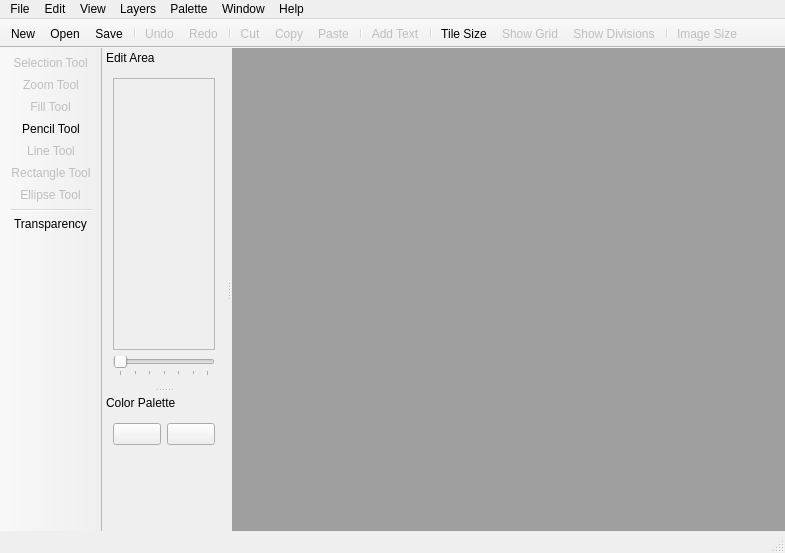
<?xml version="1.0" encoding="UTF-8"?>
<ui version="4.0">
 <class>MainWindow</class>
 <widget class="QMainWindow" name="MainWindow">
  <property name="geometry">
   <rect>
    <x>0</x>
    <y>0</y>
    <width>785</width>
    <height>553</height>
   </rect>
  </property>
  <property name="windowTitle">
   <string>Pixel::Booster</string>
  </property>
  <property name="windowIcon">
   <iconset resource="../resources/icons/icons.qrc">
    <normaloff>:/app_icon/app_icon.svg</normaloff>:/app_icon/app_icon.svg</iconset>
  </property>
  <widget class="QWidget" name="centralWidget">
   <layout class="QVBoxLayout" name="verticalLayout">
    <property name="spacing">
     <number>0</number>
    </property>
    <property name="leftMargin">
     <number>0</number>
    </property>
    <property name="topMargin">
     <number>0</number>
    </property>
    <property name="rightMargin">
     <number>0</number>
    </property>
    <property name="bottomMargin">
     <number>0</number>
    </property>
    <item>
     <widget class="QMdiArea" name="image_mdi_area_"/>
    </item>
   </layout>
  </widget>
  <widget class="QMenuBar" name="menuBar">
   <property name="geometry">
    <rect>
     <x>0</x>
     <y>0</y>
     <width>785</width>
     <height>21</height>
    </rect>
   </property>
   <widget class="QMenu" name="menuFile">
    <property name="title">
     <string>File</string>
    </property>
    <addaction name="actionNew"/>
    <addaction name="actionOpen"/>
    <addaction name="actionOpen_Recent"/>
    <addaction name="actionSave"/>
    <addaction name="actionSave_As"/>
    <addaction name="actionSave_All"/>
    <addaction name="actionClose"/>
    <addaction name="separator"/>
    <addaction name="actionExit"/>
   </widget>
   <widget class="QMenu" name="menuEdit">
    <property name="title">
     <string>Edit</string>
    </property>
    <addaction name="actionUndo"/>
    <addaction name="actionRedo"/>
    <addaction name="separator"/>
    <addaction name="actionCut"/>
    <addaction name="actionCopy"/>
    <addaction name="actionPaste"/>
    <addaction name="actionDelete"/>
    <addaction name="actionSelect_All"/>
    <addaction name="separator"/>
    <addaction name="actionAdd_Text"/>
    <addaction name="actionCreate_Shadow"/>
   </widget>
   <widget class="QMenu" name="menuView">
    <property name="title">
     <string>View</string>
    </property>
    <addaction name="actionTile_Size"/>
    <addaction name="actionShow_Grid"/>
    <addaction name="actionShow_Divisions"/>
   </widget>
   <widget class="QMenu" name="menuLayers">
    <property name="title">
     <string>Layers</string>
    </property>
    <addaction name="actionImage_Size"/>
    <addaction name="actionClear"/>
    <addaction name="actionClear_All"/>
   </widget>
   <widget class="QMenu" name="menuPalette">
    <property name="title">
     <string>Palette</string>
    </property>
    <addaction name="actionTransparency"/>
    <addaction name="separator"/>
    <addaction name="actionLoad_Palette"/>
    <addaction name="actionSave_Palette"/>
    <addaction name="actionEdit_Palette"/>
    <addaction name="separator"/>
    <addaction name="actionClear_Mask"/>
    <addaction name="actionInvert_Mask"/>
    <addaction name="actionAuto_Mask"/>
   </widget>
   <widget class="QMenu" name="menuWindow">
    <property name="title">
     <string>Window</string>
    </property>
    <widget class="QMenu" name="menuSet_Language">
     <property name="title">
      <string>Set Language</string>
     </property>
     <addaction name="actionEN_US"/>
     <addaction name="actionPT_BR"/>
    </widget>
    <addaction name="menuSet_Language"/>
    <addaction name="separator"/>
    <addaction name="actionCascade"/>
    <addaction name="actionTile_Subwindows"/>
    <addaction name="separator"/>
    <addaction name="actionNormal_Size"/>
   </widget>
   <widget class="QMenu" name="menuHelp">
    <property name="title">
     <string>Help</string>
    </property>
    <addaction name="actionManual"/>
    <addaction name="separator"/>
    <addaction name="actionAbout"/>
   </widget>
   <addaction name="menuFile"/>
   <addaction name="menuEdit"/>
   <addaction name="menuView"/>
   <addaction name="menuLayers"/>
   <addaction name="menuPalette"/>
   <addaction name="menuWindow"/>
   <addaction name="menuHelp"/>
  </widget>
  <widget class="QToolBar" name="action_toolBar">
   <property name="windowTitle">
    <string>Action Bar</string>
   </property>
   <property name="movable">
    <bool>false</bool>
   </property>
   <attribute name="toolBarArea">
    <enum>TopToolBarArea</enum>
   </attribute>
   <attribute name="toolBarBreak">
    <bool>false</bool>
   </attribute>
   <addaction name="actionNew"/>
   <addaction name="actionOpen"/>
   <addaction name="actionSave"/>
   <addaction name="separator"/>
   <addaction name="actionUndo"/>
   <addaction name="actionRedo"/>
   <addaction name="separator"/>
   <addaction name="actionCut"/>
   <addaction name="actionCopy"/>
   <addaction name="actionPaste"/>
   <addaction name="separator"/>
   <addaction name="actionAdd_Text"/>
   <addaction name="separator"/>
   <addaction name="actionTile_Size"/>
   <addaction name="actionShow_Grid"/>
   <addaction name="actionShow_Divisions"/>
   <addaction name="separator"/>
   <addaction name="actionImage_Size"/>
  </widget>
  <widget class="QStatusBar" name="statusBar"/>
  <widget class="QToolBar" name="drawing_toolBar">
   <property name="windowTitle">
    <string>Tool Bar</string>
   </property>
   <property name="movable">
    <bool>false</bool>
   </property>
   <attribute name="toolBarArea">
    <enum>LeftToolBarArea</enum>
   </attribute>
   <attribute name="toolBarBreak">
    <bool>false</bool>
   </attribute>
   <addaction name="actionSelection_Tool"/>
   <addaction name="actionZoom_Tool"/>
   <addaction name="actionFill_Tool"/>
   <addaction name="actionPencil_Tool"/>
   <addaction name="actionLine_Tool"/>
   <addaction name="actionRectangle_Tool"/>
   <addaction name="actionEllipse_Tool"/>
   <addaction name="separator"/>
   <addaction name="actionTransparency"/>
  </widget>
  <widget class="QDockWidget" name="dockWidget">
   <property name="features">
    <set>QDockWidget::NoDockWidgetFeatures</set>
   </property>
   <property name="windowTitle">
    <string>Edit Area</string>
   </property>
   <attribute name="dockWidgetArea">
    <number>1</number>
   </attribute>
   <widget class="QWidget" name="dockWidgetContents">
    <layout class="QVBoxLayout" name="verticalLayout_2">
     <item>
      <widget class="QScrollArea" name="scrollArea">
       <property name="styleSheet">
        <string notr="true">background-image: url(:/images/lines_background_color.png);</string>
       </property>
       <property name="widgetResizable">
        <bool>true</bool>
       </property>
       <property name="alignment">
        <set>Qt::AlignCenter</set>
       </property>
       <widget class="QWidget" name="scrollAreaWidgetContents">
        <property name="geometry">
         <rect>
          <x>0</x>
          <y>0</y>
          <width>126</width>
          <height>321</height>
         </rect>
        </property>
        <layout class="QGridLayout" name="gridLayout">
         <property name="leftMargin">
          <number>0</number>
         </property>
         <property name="topMargin">
          <number>0</number>
         </property>
         <property name="rightMargin">
          <number>0</number>
         </property>
         <property name="bottomMargin">
          <number>0</number>
         </property>
         <property name="spacing">
          <number>0</number>
         </property>
         <item row="1" column="0">
          <spacer name="horizontalSpacer">
           <property name="orientation">
            <enum>Qt::Horizontal</enum>
           </property>
           <property name="sizeHint" stdset="0">
            <size>
             <width>40</width>
             <height>20</height>
            </size>
           </property>
          </spacer>
         </item>
         <item row="1" column="2">
          <spacer name="horizontalSpacer_2">
           <property name="orientation">
            <enum>Qt::Horizontal</enum>
           </property>
           <property name="sizeHint" stdset="0">
            <size>
             <width>40</width>
             <height>20</height>
            </size>
           </property>
          </spacer>
         </item>
         <item row="0" column="1">
          <spacer name="verticalSpacer">
           <property name="orientation">
            <enum>Qt::Vertical</enum>
           </property>
           <property name="sizeHint" stdset="0">
            <size>
             <width>20</width>
             <height>40</height>
            </size>
           </property>
          </spacer>
         </item>
         <item row="1" column="1">
          <widget class="QFrame" name="frame">
           <property name="sizePolicy">
            <sizepolicy hsizetype="Maximum" vsizetype="Maximum">
             <horstretch>0</horstretch>
             <verstretch>0</verstretch>
            </sizepolicy>
           </property>
           <property name="styleSheet">
            <string notr="true">background-image: url(:/images/transparent_background.png);</string>
           </property>
           <property name="frameShape">
            <enum>QFrame::NoFrame</enum>
           </property>
           <property name="frameShadow">
            <enum>QFrame::Raised</enum>
           </property>
           <layout class="QVBoxLayout" name="verticalLayout_5">
            <property name="spacing">
             <number>0</number>
            </property>
            <property name="leftMargin">
             <number>0</number>
            </property>
            <property name="topMargin">
             <number>0</number>
            </property>
            <property name="rightMargin">
             <number>0</number>
            </property>
            <property name="bottomMargin">
             <number>0</number>
            </property>
            <item>
             <widget class="ImageEditWidget" name="edit_widget" native="true">
              <property name="maximumSize">
               <size>
                <width>1</width>
                <height>1</height>
               </size>
              </property>
             </widget>
            </item>
           </layout>
          </widget>
         </item>
         <item row="2" column="1">
          <spacer name="verticalSpacer_2">
           <property name="orientation">
            <enum>Qt::Vertical</enum>
           </property>
           <property name="sizeHint" stdset="0">
            <size>
             <width>20</width>
             <height>40</height>
            </size>
           </property>
          </spacer>
         </item>
        </layout>
       </widget>
      </widget>
     </item>
     <item>
      <widget class="QSlider" name="zoom_horizontalSlider">
       <property name="statusTip">
        <string>Zoom: Move the slider to select the level of zoom on the edit area.</string>
       </property>
       <property name="maximum">
        <number>6</number>
       </property>
       <property name="orientation">
        <enum>Qt::Horizontal</enum>
       </property>
       <property name="tickPosition">
        <enum>QSlider::TicksBelow</enum>
       </property>
       <property name="tickInterval">
        <number>1</number>
       </property>
      </widget>
     </item>
    </layout>
   </widget>
  </widget>
  <widget class="QDockWidget" name="dockWidget_2">
   <property name="features">
    <set>QDockWidget::NoDockWidgetFeatures</set>
   </property>
   <property name="windowTitle">
    <string>Color Palette</string>
   </property>
   <attribute name="dockWidgetArea">
    <number>1</number>
   </attribute>
   <widget class="QWidget" name="dockWidgetContents_2">
    <layout class="QVBoxLayout" name="verticalLayout_3">
     <item>
      <layout class="QHBoxLayout" name="horizontalLayout">
       <item>
        <widget class="QPushButton" name="color_main_pushButton">
         <property name="statusTip">
          <string>Click to select the main color.</string>
         </property>
         <property name="text">
          <string/>
         </property>
        </widget>
       </item>
       <item>
        <widget class="QPushButton" name="color_alt_pushButton">
         <property name="statusTip">
          <string>Click to select the alternative color.</string>
         </property>
         <property name="text">
          <string/>
         </property>
        </widget>
       </item>
      </layout>
     </item>
     <item>
      <widget class="QWidget" name="widget" native="true">
       <property name="sizePolicy">
        <sizepolicy hsizetype="Expanding" vsizetype="Expanding">
         <horstretch>0</horstretch>
         <verstretch>0</verstretch>
        </sizepolicy>
       </property>
      </widget>
     </item>
    </layout>
   </widget>
  </widget>
  <action name="actionNew">
   <property name="enabled">
    <bool>true</bool>
   </property>
   <property name="icon">
    <iconset resource="../resources/icons/icons.qrc">
     <normaloff>:/icons/new_file.png</normaloff>:/icons/new_file.png</iconset>
   </property>
   <property name="text">
    <string>New</string>
   </property>
   <property name="statusTip">
    <string>New: Creates a new image file from scratch.</string>
   </property>
   <property name="shortcut">
    <string>Ctrl+N</string>
   </property>
  </action>
  <action name="actionOpen">
   <property name="enabled">
    <bool>true</bool>
   </property>
   <property name="icon">
    <iconset resource="../resources/icons/icons.qrc">
     <normaloff>:/icons/open_file.png</normaloff>:/icons/open_file.png</iconset>
   </property>
   <property name="text">
    <string>Open</string>
   </property>
   <property name="statusTip">
    <string>Open: Opens an existing image file.</string>
   </property>
   <property name="shortcut">
    <string>Ctrl+O</string>
   </property>
  </action>
  <action name="actionOpen_Recent">
   <property name="enabled">
    <bool>false</bool>
   </property>
   <property name="text">
    <string>Open Recent</string>
   </property>
  </action>
  <action name="actionSave">
   <property name="enabled">
    <bool>true</bool>
   </property>
   <property name="icon">
    <iconset resource="../resources/icons/icons.qrc">
     <normaloff>:/icons/save_file.png</normaloff>:/icons/save_file.png</iconset>
   </property>
   <property name="text">
    <string>Save</string>
   </property>
   <property name="statusTip">
    <string>Save: Saves the focused image file.</string>
   </property>
   <property name="shortcut">
    <string>Ctrl+S</string>
   </property>
  </action>
  <action name="actionSave_As">
   <property name="enabled">
    <bool>true</bool>
   </property>
   <property name="icon">
    <iconset resource="../resources/icons/icons.qrc">
     <normaloff>:/icons/save_file_as.png</normaloff>:/icons/save_file_as.png</iconset>
   </property>
   <property name="text">
    <string>Save As</string>
   </property>
   <property name="statusTip">
    <string>Save As: Saves the focused image file with another name.</string>
   </property>
  </action>
  <action name="actionSave_All">
   <property name="enabled">
    <bool>true</bool>
   </property>
   <property name="icon">
    <iconset resource="../resources/icons/icons.qrc">
     <normaloff>:/icons/save_all_file.png</normaloff>:/icons/save_all_file.png</iconset>
   </property>
   <property name="text">
    <string>Save All</string>
   </property>
   <property name="statusTip">
    <string>Save All: Saves all the open image files.</string>
   </property>
   <property name="shortcut">
    <string>Ctrl+Shift+S</string>
   </property>
  </action>
  <action name="actionClose">
   <property name="enabled">
    <bool>false</bool>
   </property>
   <property name="text">
    <string>Close</string>
   </property>
  </action>
  <action name="actionExit">
   <property name="enabled">
    <bool>true</bool>
   </property>
   <property name="text">
    <string>Exit</string>
   </property>
   <property name="shortcut">
    <string>Ctrl+Q</string>
   </property>
  </action>
  <action name="actionUndo">
   <property name="enabled">
    <bool>false</bool>
   </property>
   <property name="icon">
    <iconset resource="../resources/icons/icons.qrc">
     <normaloff>:/icons/undo.png</normaloff>:/icons/undo.png</iconset>
   </property>
   <property name="text">
    <string>Undo</string>
   </property>
   <property name="shortcut">
    <string>Ctrl+Z</string>
   </property>
  </action>
  <action name="actionRedo">
   <property name="enabled">
    <bool>false</bool>
   </property>
   <property name="icon">
    <iconset resource="../resources/icons/icons.qrc">
     <normaloff>:/icons/redo.png</normaloff>:/icons/redo.png</iconset>
   </property>
   <property name="text">
    <string>Redo</string>
   </property>
   <property name="shortcut">
    <string>Ctrl+Y</string>
   </property>
  </action>
  <action name="actionCut">
   <property name="enabled">
    <bool>false</bool>
   </property>
   <property name="icon">
    <iconset resource="../resources/icons/icons.qrc">
     <normaloff>:/icons/cut.png</normaloff>:/icons/cut.png</iconset>
   </property>
   <property name="text">
    <string>Cut</string>
   </property>
   <property name="shortcut">
    <string>Ctrl+X</string>
   </property>
  </action>
  <action name="actionCopy">
   <property name="enabled">
    <bool>false</bool>
   </property>
   <property name="icon">
    <iconset resource="../resources/icons/icons.qrc">
     <normaloff>:/icons/copy.png</normaloff>:/icons/copy.png</iconset>
   </property>
   <property name="text">
    <string>Copy</string>
   </property>
   <property name="shortcut">
    <string>Ctrl+C</string>
   </property>
  </action>
  <action name="actionPaste">
   <property name="enabled">
    <bool>false</bool>
   </property>
   <property name="icon">
    <iconset resource="../resources/icons/icons.qrc">
     <normaloff>:/icons/paste.png</normaloff>:/icons/paste.png</iconset>
   </property>
   <property name="text">
    <string>Paste</string>
   </property>
   <property name="shortcut">
    <string>Ctrl+V</string>
   </property>
  </action>
  <action name="actionDelete">
   <property name="enabled">
    <bool>false</bool>
   </property>
   <property name="icon">
    <iconset resource="../resources/icons/icons.qrc">
     <normaloff>:/icons/delete.png</normaloff>:/icons/delete.png</iconset>
   </property>
   <property name="text">
    <string>Delete</string>
   </property>
  </action>
  <action name="actionSelect_All">
   <property name="enabled">
    <bool>false</bool>
   </property>
   <property name="text">
    <string>Select All</string>
   </property>
  </action>
  <action name="actionAdd_Text">
   <property name="enabled">
    <bool>false</bool>
   </property>
   <property name="icon">
    <iconset resource="../resources/icons/icons.qrc">
     <normaloff>:/icons/text_edit.png</normaloff>:/icons/text_edit.png</iconset>
   </property>
   <property name="text">
    <string>Add Text</string>
   </property>
  </action>
  <action name="actionCreate_Shadow">
   <property name="enabled">
    <bool>false</bool>
   </property>
   <property name="text">
    <string>Create Shadow</string>
   </property>
  </action>
  <action name="actionTile_Size">
   <property name="enabled">
    <bool>true</bool>
   </property>
   <property name="icon">
    <iconset resource="../resources/icons/icons.qrc">
     <normaloff>:/icons/tile_size.png</normaloff>:/icons/tile_size.png</iconset>
   </property>
   <property name="text">
    <string>Tile Size</string>
   </property>
  </action>
  <action name="actionShow_Grid">
   <property name="enabled">
    <bool>false</bool>
   </property>
   <property name="icon">
    <iconset resource="../resources/icons/icons.qrc">
     <normaloff>:/icons/show_grid.png</normaloff>:/icons/show_grid.png</iconset>
   </property>
   <property name="text">
    <string>Show Grid</string>
   </property>
  </action>
  <action name="actionShow_Divisions">
   <property name="enabled">
    <bool>false</bool>
   </property>
   <property name="icon">
    <iconset resource="../resources/icons/icons.qrc">
     <normaloff>:/icons/show_divisions.png</normaloff>:/icons/show_divisions.png</iconset>
   </property>
   <property name="text">
    <string>Show Divisions</string>
   </property>
  </action>
  <action name="actionImage_Size">
   <property name="enabled">
    <bool>false</bool>
   </property>
   <property name="icon">
    <iconset resource="../resources/icons/icons.qrc">
     <normaloff>:/icons/resize.png</normaloff>:/icons/resize.png</iconset>
   </property>
   <property name="text">
    <string>Image Size</string>
   </property>
  </action>
  <action name="actionClear">
   <property name="enabled">
    <bool>false</bool>
   </property>
   <property name="text">
    <string>Clear</string>
   </property>
  </action>
  <action name="actionClear_All">
   <property name="enabled">
    <bool>false</bool>
   </property>
   <property name="text">
    <string>Clear All</string>
   </property>
  </action>
  <action name="actionTransparency">
   <property name="checkable">
    <bool>true</bool>
   </property>
   <property name="enabled">
    <bool>true</bool>
   </property>
   <property name="icon">
    <iconset resource="../resources/icons/icons.qrc">
     <normaloff>:/icons/transparency.png</normaloff>:/icons/transparency.png</iconset>
   </property>
   <property name="text">
    <string>Transparency</string>
   </property>
   <property name="statusTip">
    <string>Transparency Tool: Enables transparency when pasting the edit area content back to the image.</string>
   </property>
  </action>
  <action name="actionLoad_Palette">
   <property name="enabled">
    <bool>false</bool>
   </property>
   <property name="text">
    <string>Load Palette</string>
   </property>
  </action>
  <action name="actionSave_Palette">
   <property name="enabled">
    <bool>false</bool>
   </property>
   <property name="text">
    <string>Save Palette</string>
   </property>
  </action>
  <action name="actionEdit_Palette">
   <property name="enabled">
    <bool>false</bool>
   </property>
   <property name="text">
    <string>Edit Palette</string>
   </property>
  </action>
  <action name="actionClear_Mask">
   <property name="enabled">
    <bool>false</bool>
   </property>
   <property name="text">
    <string>Clear Mask</string>
   </property>
  </action>
  <action name="actionInvert_Mask">
   <property name="enabled">
    <bool>false</bool>
   </property>
   <property name="text">
    <string>Invert Mask</string>
   </property>
  </action>
  <action name="actionAuto_Mask">
   <property name="enabled">
    <bool>false</bool>
   </property>
   <property name="text">
    <string>Auto Mask</string>
   </property>
  </action>
  <action name="actionPT_BR">
   <property name="icon">
    <iconset resource="../resources/icons/icons.qrc">
     <normaloff>:/language_icons/flag_pt_br.png</normaloff>:/language_icons/flag_pt_br.png</iconset>
   </property>
   <property name="text">
    <string>PT_BR</string>
   </property>
  </action>
  <action name="actionEN_US">
   <property name="icon">
    <iconset resource="../resources/icons/icons.qrc">
     <normaloff>:/language_icons/flag_en_us.png</normaloff>:/language_icons/flag_en_us.png</iconset>
   </property>
   <property name="text">
    <string>EN_US</string>
   </property>
  </action>
  <action name="actionAbout">
   <property name="icon">
    <iconset resource="../resources/icons/icons.qrc">
     <normaloff>:/app_icon/app_icon.svg</normaloff>:/app_icon/app_icon.svg</iconset>
   </property>
   <property name="text">
    <string>About</string>
   </property>
  </action>
  <action name="actionManual">
   <property name="enabled">
    <bool>false</bool>
   </property>
   <property name="text">
    <string>Instructions</string>
   </property>
   <property name="shortcut">
    <string>F1</string>
   </property>
  </action>
  <action name="actionSelection_Tool">
   <property name="enabled">
    <bool>false</bool>
   </property>
   <property name="icon">
    <iconset resource="../resources/icons/icons.qrc">
     <normaloff>:/icons/selection_tool.png</normaloff>:/icons/selection_tool.png</iconset>
   </property>
   <property name="text">
    <string>Selection Tool</string>
   </property>
  </action>
  <action name="actionZoom_Tool">
   <property name="enabled">
    <bool>false</bool>
   </property>
   <property name="icon">
    <iconset resource="../resources/icons/icons.qrc">
     <normaloff>:/icons/zoom_tool.png</normaloff>:/icons/zoom_tool.png</iconset>
   </property>
   <property name="text">
    <string>Zoom Tool</string>
   </property>
  </action>
  <action name="actionFill_Tool">
   <property name="enabled">
    <bool>false</bool>
   </property>
   <property name="icon">
    <iconset resource="../resources/icons/icons.qrc">
     <normaloff>:/icons/fill_tool.png</normaloff>:/icons/fill_tool.png</iconset>
   </property>
   <property name="text">
    <string>Fill Tool</string>
   </property>
  </action>
  <action name="actionPencil_Tool">
   <property name="checkable">
    <bool>true</bool>
   </property>
   <property name="enabled">
    <bool>true</bool>
   </property>
   <property name="icon">
    <iconset resource="../resources/icons/icons.qrc">
     <normaloff>:/icons/pencil_tool.png</normaloff>:/icons/pencil_tool.png</iconset>
   </property>
   <property name="text">
    <string>Pencil Tool</string>
   </property>
  </action>
  <action name="actionLine_Tool">
   <property name="enabled">
    <bool>false</bool>
   </property>
   <property name="icon">
    <iconset resource="../resources/icons/icons.qrc">
     <normaloff>:/icons/line_tool.png</normaloff>:/icons/line_tool.png</iconset>
   </property>
   <property name="text">
    <string>Line Tool</string>
   </property>
  </action>
  <action name="actionRectangle_Tool">
   <property name="enabled">
    <bool>false</bool>
   </property>
   <property name="icon">
    <iconset resource="../resources/icons/icons.qrc">
     <normaloff>:/icons/rectangle_tool.png</normaloff>:/icons/rectangle_tool.png</iconset>
   </property>
   <property name="text">
    <string>Rectangle Tool</string>
   </property>
  </action>
  <action name="actionEllipse_Tool">
   <property name="enabled">
    <bool>false</bool>
   </property>
   <property name="icon">
    <iconset resource="../resources/icons/icons.qrc">
     <normaloff>:/icons/ellipse_tool.png</normaloff>:/icons/ellipse_tool.png</iconset>
   </property>
   <property name="text">
    <string>Ellipse Tool</string>
   </property>
  </action>
  <action name="actionCascade">
   <property name="enabled">
    <bool>true</bool>
   </property>
   <property name="icon">
    <iconset resource="../resources/icons/icons.qrc">
     <normaloff>:/icons/cascade.png</normaloff>:/icons/cascade.png</iconset>
   </property>
   <property name="text">
    <string>Cascade</string>
   </property>
  </action>
  <action name="actionNormal_Size">
   <property name="enabled">
    <bool>false</bool>
   </property>
   <property name="text">
    <string>Normal Size</string>
   </property>
  </action>
  <action name="actionTile_Subwindows">
   <property name="icon">
    <iconset resource="../resources/icons/icons.qrc">
     <normaloff>:/icons/tile_windows.png</normaloff>:/icons/tile_windows.png</iconset>
   </property>
   <property name="text">
    <string>Tile Subwindows</string>
   </property>
  </action>
 </widget>
 <layoutdefault spacing="6" margin="11"/>
 <customwidgets>
  <customwidget>
   <class>ImageEditWidget</class>
   <extends>QWidget</extends>
   <header>widgets/image_edit_widget.h</header>
   <container>1</container>
  </customwidget>
 </customwidgets>
 <resources>
  <include location="../resources/icons/icons.qrc"/>
 </resources>
 <connections/>
</ui>
